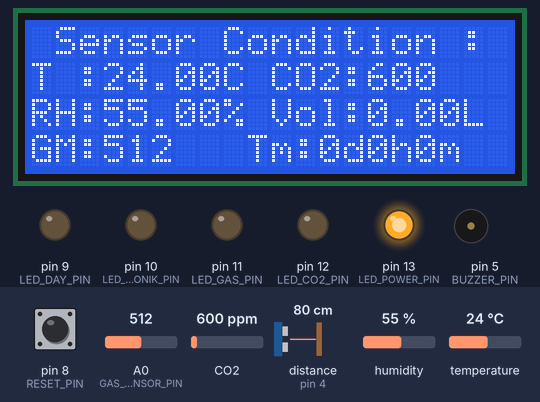
Simulated run of this sketch. Board: Arduino Uno, built with avr-gcc and run on an emulated ATmega328P. Shown: 20×4 character LCD, output pins drawn as LEDs (lit = HIGH), buzzer (waves = sounding). Wiring (inferred from the names in the program): ultrasonic range finder: trigger pin 3; echo pin 4. The inputs (shaded band) are chosen by the test bench; at power-on: temperature 24 °C, CO2 600 ppm, distance to the obstacle (sensor on pin 4) 80 cm, pin 8 (RESET_PIN) HIGH, A0 (GAS_SENSOR_PIN) = 512, humidity 55 %. The echo pulse lasts 58.3 µs per cm; pins used as bus, display or sensor lines are not drawn; what the sketch prints to the serial monitor is not drawn.

Above: at 6.3 s.
6.4 s: temperature set to 4 °C
At 7.8 s:
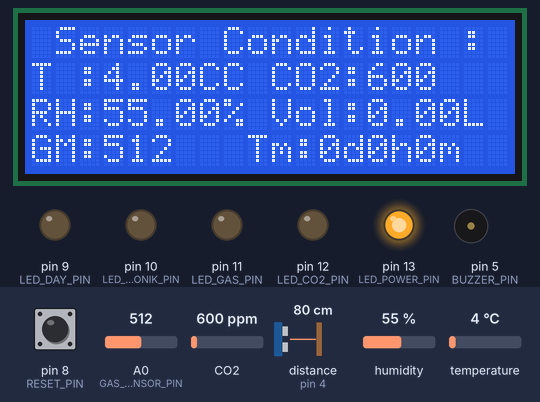
8.7 s: CO2 set to 1964 ppm
At 10.0 s:
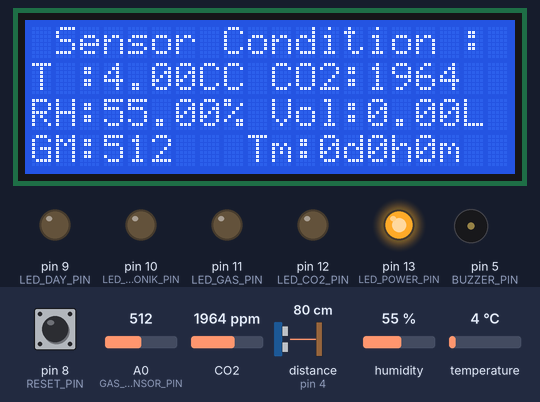
10.8 s: CO2 set to 2033 ppm
At 11.8 s:
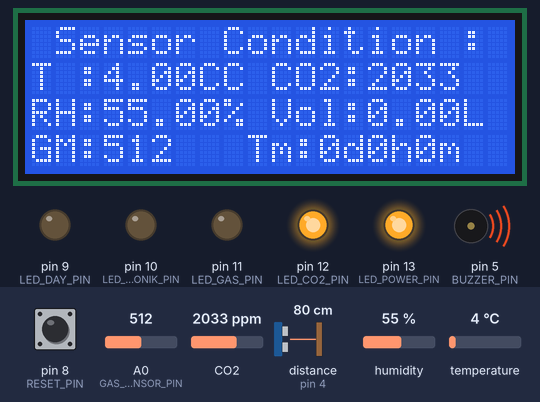
12.8 s: distance to the obstacle (sensor on pin 4) set to 7 cm
At 14.5 s:
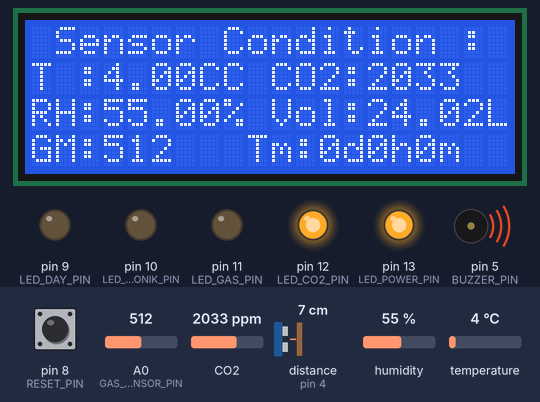
14.8 s: distance to the obstacle (sensor on pin 4) set to 4 cm
At 16.2 s:
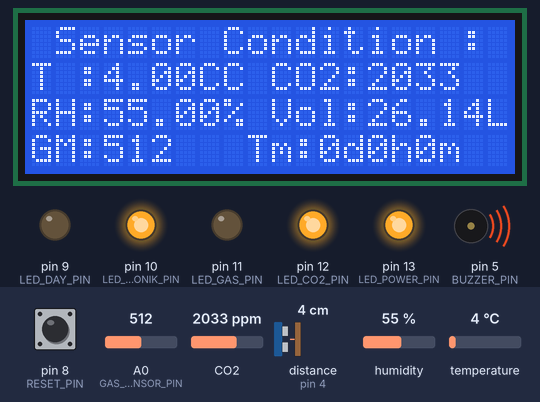
16.8 s: distance to the obstacle (sensor on pin 4) set to 35 cm
At 18.5 s:
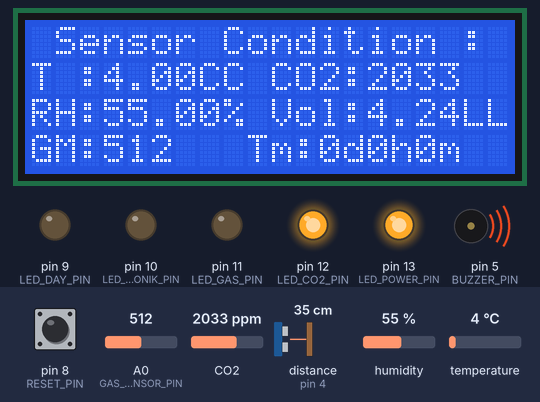
Timing chart, 0 to 20.0 s (numbered marks = the images above; inputs shaded):
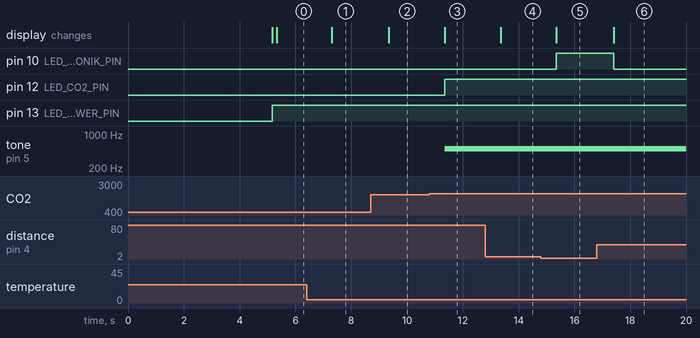

Measured:
- the behaviour switches between 2000 and 2001 ppm on CO2 (found by bisection; images 2 and 3)
- the behaviour switches between 6 and 5 cm on distance to the obstacle (sensor on pin 4) (found by bisection; images 4 and 5)
- after the input at 6.4 s, the display: changes after 0.90 s (image 1)
- after the input at 8.7 s, the display: changes after 0.65 s (image 2)
- after the input at 10.8 s, pin 12 (LED_CO2_PIN): LOW → HIGH after 0.55 s; tone on pin 5 (BUZZER_PIN): silent → 500 Hz after 0.55 s; the display: changes after 0.55 s (image 3)
- after the input at 12.8 s, the display: changes after 0.56 s (image 4)
- after the input at 14.8 s, pin 10 (LED_ULTRASONIK_PIN): LOW → HIGH after 0.56 s; the display: changes after 0.56 s (image 5)
- after the input at 16.8 s, pin 10 (LED_ULTRASONIK_PIN): HIGH → LOW after 0.61 s; the display: changes after 0.61 s (image 6)

The sketch:

Tong_Sampah_1.ino
```cpp
#include <DHT.h>
#include <SoftwareSerial.h>
#include <MHZ19.h>
#include <ArduinoJson.h>
#include <Wire.h>              // Memanggil library wire.h
#include <LiquidCrystal_I2C.h> // Memanggil library LCD dengan I2C
LiquidCrystal_I2C lcd(0x27, 20, 4); // Alamat I2C(0x27) LCD dan Jenis LCD (20x4)

#define DHTPIN 2          // Pin untuk sensor DHT22 terhubung ke D2
#define DHTTYPE DHT22
#define LED_POWER_PIN 13
#define LED_CO2_PIN 12
#define LED_GAS_PIN 11
#define LED_ULTRASONIK_PIN 10
#define LED_DAY_PIN 9
#define GAS_SENSOR_PIN A0
#define BUZZER_PIN 5
#define TRIG_PIN 3        // Pin untuk trigger sensor ultrasonik
#define ECHO_PIN 4       // Pin untuk echo sensor ultrasonik
#define CO2_TX 6        // TX untuk sensor MH-Z19B
#define CO2_RX 7        // RX untuk sensor MH-Z19B
#define RESET_PIN 8

DHT dht(DHTPIN, DHTTYPE);  // Membuat objek DHT
SoftwareSerial co2Serial(CO2_TX, CO2_RX); // Serial Software
MHZ19 mhz19;

// Variabel untuk waktu 7 hari (7 hari * 24 jam * 60 menit * 60 detik * 1000 milidetik)
unsigned long previousSensorMillis = 0;   // Waktu terakhir mengambil data sensor
unsigned long sensorInterval = 2000;
unsigned long blinkInterval = 500; // Interval kedipan (500ms)
unsigned long previousBlinkMillis = 0;  // Waktu terakhir kedipan LED
unsigned long startTime = 0;  // Waktu mulai
unsigned long currentTime = 0;
bool ledState = false;
bool lastButtonState = HIGH;  // Status tombol sebelumnya

// Konstanta fisik tong tabung
const float radiusCm = 15.0;    // Jari-jari tabung dalam cm
const float tinggiTotalCm = 40.0;  // Tinggi total tabung dalam cm

void setup() {
  Serial.begin(9600);   // Memulai komunikasi serial untuk melihat data di Serial Monitor
  dht.begin();          // Memulai sensor DHT22

  co2Serial.begin(9600); // Inisialisasi serial untuk sensor CO2
  mhz19.begin(co2Serial); // Inisialisasi MH-Z19B dengan SoftwareSerial

  pinMode(LED_POWER_PIN, OUTPUT);  // Menyetel pin LED power sebagai output
  pinMode(LED_CO2_PIN, OUTPUT);  // Menyetel pin LED suhu sebagai output
  pinMode(LED_GAS_PIN, OUTPUT);  // Menyetel pin LED gas sebagai output
  pinMode(LED_ULTRASONIK_PIN, OUTPUT);  // Menyetel pin LED ultrasonik sebagai output
  pinMode(LED_DAY_PIN, OUTPUT);
  pinMode(TRIG_PIN, OUTPUT);  // Set pin trigger sebagai output
  pinMode(ECHO_PIN, INPUT);   // Set pin echo sebagai input
  pinMode(BUZZER_PIN, OUTPUT);  // Set pin buzzer sebagai output
  pinMode(RESET_PIN, INPUT_PULLUP);

  Serial.println("...");
  Serial.println("COMPASS (Compost Process Automation and Sensor System)");
  Serial.println("Unit RIMS");

  startTime = millis(); // Menyimpan waktu mulai saat setup

  lcd.init();            // instruksi untuk memulai LCD
  lcd.begin(20,4);      // instruksi untuk menggunakan lcd 20x4
  lcd.backlight();       // instruksi untuk mengaktifkan lampu latar LCD
  //Setup Awal Ketika Running
  lcd.setCursor(7,0);
  lcd.print("COMPASS");
  lcd.setCursor(3,1);
  lcd.print("Compost Sensor");
  lcd.setCursor(8,2);
  lcd.print("....");
  lcd.setCursor(2,3);
  lcd.print("Unit RIM x PENS");
  delay(5000);
  lcd.clear();
}

void loop() {
  // Menyalakan LED power jika data terbaca dengan bena
  digitalWrite(LED_POWER_PIN, HIGH);
  unsigned long currentMillis = millis();  // Mendapatkan waktu saat ini

  bool currentButtonState = digitalRead(RESET_PIN);  // Baca status tombol

  if (lastButtonState == HIGH && currentButtonState == LOW) {
    Serial.println("Tombol ditekan! Reset waktu...");
    startTime = millis();
  }

  currentTime = (millis() - startTime) / 60000;
  lastButtonState = currentButtonState;

  delay(50);  // Debouncing sederhana untuk mencegah noise

  if (currentTime > 10080) {
    if (currentMillis - previousBlinkMillis >= blinkInterval) {
      previousBlinkMillis = currentMillis;
      ledState = !ledState;
      digitalWrite(LED_DAY_PIN, ledState ? HIGH : LOW);
    }
  } else {
    digitalWrite(LED_DAY_PIN, LOW); // Jika kurang dari 1 menit, LED tetap mati
  }

  if (currentMillis - previousSensorMillis >= sensorInterval) {
    previousSensorMillis = currentMillis;  // Reset waktu untuk pengambilan sensor berikutnya

    // Membaca suhu dalam Celcius
    float suhu = dht.readTemperature();
    // Membaca kelembapan udara
    float kelembapan = dht.readHumidity();

    // sensor gas
    int gasValue = analogRead(GAS_SENSOR_PIN); // Membaca nilai dari sensor gas (pin analog A0)

    // Membaca data sensor MH-Z19B (CO2)
    int co2Value = mhz19.getCO2();

    // sensor ultrasonik
    digitalWrite(TRIG_PIN, LOW);
    delayMicroseconds(2);
    digitalWrite(TRIG_PIN, HIGH);
    delayMicroseconds(10);   // Memberi pulsa trigger selama 10 mikrodetik
    digitalWrite(TRIG_PIN, LOW);

    // Membaca durasi pulsa yang diterima oleh pin Echo
    int duration = pulseIn(ECHO_PIN, HIGH);  // Menghitung durasi pulsa yang diterima di echo pin
    int distance = (duration / 2) * 0.0344;  // Menghitung jarak berdasarkan kecepatan suara (0.0344 cm/µs)

    // Hitung tinggi isi sampah (cm)
    float tinggiIsi = tinggiTotalCm - distance;
    if(tinggiIsi < 0) tinggiIsi = 0;              // Jika terukur lebih dari tinggi tong, batasi ke 0
    if(tinggiIsi > tinggiTotalCm) tinggiIsi = tinggiTotalCm;  // Batasi max tinggi

    // Hitung volume tabung dalam cm3: V = π r² h
    float volumeCm3 = 3.14 * radiusCm * radiusCm * tinggiIsi;
    float volumeLiter = volumeCm3 / 1000.0;

    float volumeRounded = round(volumeLiter * 100) / 100.0;

    // Membuat objek JSON untuk mengonversi data sensor
    StaticJsonDocument<500> doc; // Ukuran buffer untuk JSON

    // Menambahkan data sensor ke dalam JSON
    doc["T"] = suhu;        // Menambahkan suhu ke JSON
    doc["RH"] = kelembapan;
    doc["GM"] = gasValue;      // Menambahkan gas ke JSON
    doc["CO2"] = co2Value;      // Menambahkan gas ke JSON
    doc["Vol"] = volumeRounded;
    doc["Tm"]=currentTime;

    // Menyusun JSON menjadi string dalam satu baris
    String output;
    serializeJson(doc, output);  // Tidak ada indentasi atau newline, sehingga JSON dihasilkan dalam satu baris
    Serial.println(output); // Mengirimkan data JSON melalui serial (sebaris)

    lcd.setCursor(1, 0);  // Posisi baris pertama
    lcd.print("Sensor Condition :");

    lcd.setCursor(0, 1);  // Posisi baris pertama
    lcd.print("T :");
    lcd.print(suhu);
    lcd.print("C");

    lcd.setCursor(0, 2);  // Posisi baris pertama
    lcd.print("RH:");
    lcd.print(kelembapan);
    lcd.print("%");

    lcd.setCursor(0, 3);  // Posisi baris pertama
    lcd.print("GM:");
    lcd.print(gasValue);

    lcd.setCursor(10, 1);  // Posisi baris pertama
    lcd.print("CO2:");
    lcd.print(co2Value);

    lcd.setCursor(10, 2);  // Posisi baris pertama
    lcd.print("Vol:");
    lcd.print(volumeRounded);
    lcd.print("L");

    // Menghitung hari, jam, dan menit berdasarkan currentTime dalam menit
    int days = currentTime / 1440;           // 1 hari = 1440 menit
    int hours = (currentTime % 1440) / 60;   // Sisa setelah hari dibagi dengan 60 untuk jam
    int minutes = (currentTime % 60);        // Sisa setelah jam dibagi untuk menit

  // Menampilkan hasil konversi pada LCD
    lcd.setCursor(9, 3);   // Menentukan posisi di LCD
    lcd.print("Tm:");      // Menampilkan label Tm
    lcd.print(days);       // Menampilkan jumlah hari
    lcd.print("d");       // Menambahkan "d" untuk hari
    lcd.print(hours);      // Menampilkan jumlah jam
    lcd.print("h");       // Menambahkan "h" untuk jam
    lcd.print(minutes);    // Menampilkan jumlah menit
    lcd.print("m");        // Menambahkan "m" untuk menit

    bool buzzerActive = false;

  // Pengecekan kondisi untuk sensor suhu
    if (co2Value > 2000) {  // Misalnya suhu lebih dari 30 derajat C
      tone(BUZZER_PIN, 500);              // Hidupkan buzzer
      digitalWrite(LED_CO2_PIN, HIGH);
      buzzerActive = true;
    } else {
      digitalWrite(LED_CO2_PIN, LOW);    // LED Suhu mati
    }

    // Pengecekan kondisi untuk sensor gas
    if (gasValue > 1500) {
      tone(BUZZER_PIN, 500);              // Hidupkan buzzer
      digitalWrite(LED_GAS_PIN, HIGH);    // LED Gas menyala
      buzzerActive = true;
    } else {
      digitalWrite(LED_GAS_PIN, LOW);     // LED Gas mati
    }

    // Pengecekan kondisi untuk sensor ultrasonik
    if (distance < 5) {
      tone(BUZZER_PIN, 500);
      digitalWrite(LED_ULTRASONIK_PIN, HIGH); // LED Ultrasonik menyala
      buzzerActive = true;
    } else {
      digitalWrite(LED_ULTRASONIK_PIN, LOW);  // LED Ultrasonik mati
    }

    // Jika tidak ada sensor yang memenuhi kondisi, matikan buzzer
    if (!buzzerActive) {
      noTone(BUZZER_PIN);  // Matikan buzzer jika tidak ada sensor yang aktif
    }
  }

  // Cek apakah tombol reset ditekan
}
```
